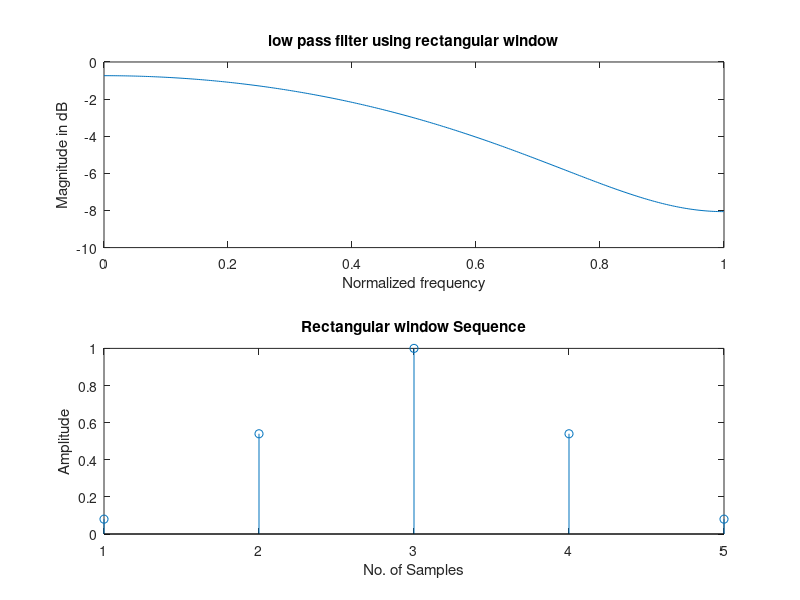

MATLAB code for this plot:
clc;
clear all;
close all;
wc=0.5*pi;
N = input('Enter the value of N=');
alpha = (N-1)/2;
eps = 0.001;
n = 0:1:N-1;
hd = sin(wc*(n-alpha+eps))./(pi*(n-alpha+eps));
wr = hamming(N);
hn = hd.*wr';
w = 0:0.01:pi;
h = freqz(hn,1,w);
subplot(2,1,1);
plot(w/pi,10*log10(abs(h)));
title('low pass filter using rectangular window');
xlabel('Normalized frequency');
ylabel('Magnitude in dB');
subplot(2,1,2);
stem(wr);
title('Rectangular window Sequence');
xlabel('No. of Samples');
ylabel('Amplitude');

